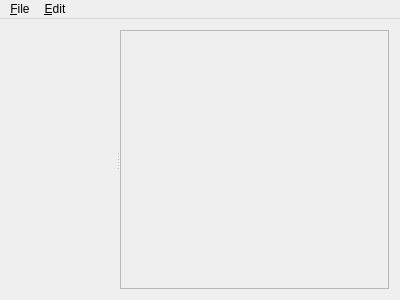
<?xml version="1.0" encoding="UTF-8"?>
<ui version="4.0">
 <class>MainWindow</class>
 <widget class="QMainWindow" name="MainWindow">
  <property name="geometry">
   <rect>
    <x>0</x>
    <y>0</y>
    <width>400</width>
    <height>300</height>
   </rect>
  </property>
  <property name="windowTitle">
   <string>Flow Sketch</string>
  </property>
  <widget class="QWidget" name="centralWidget">
   <layout class="QHBoxLayout" name="horizontalLayout">
    <item>
     <widget class="QSplitter" name="splitter">
      <property name="orientation">
       <enum>Qt::Horizontal</enum>
      </property>
      <property name="opaqueResize">
       <bool>true</bool>
      </property>
      <widget class="flowwidget" name="widget" native="true"/>
      <widget class="QTreeWidget" name="treeWidget">
       <property name="enabled">
        <bool>false</bool>
       </property>
       <property name="sizePolicy">
        <sizepolicy hsizetype="Expanding" vsizetype="Expanding">
         <horstretch>0</horstretch>
         <verstretch>0</verstretch>
        </sizepolicy>
       </property>
       <property name="baseSize">
        <size>
         <width>0</width>
         <height>0</height>
        </size>
       </property>
       <attribute name="headerVisible">
        <bool>false</bool>
       </attribute>
       <column>
        <property name="text">
         <string notr="true">1</string>
        </property>
       </column>
      </widget>
     </widget>
    </item>
   </layout>
  </widget>
  <widget class="QMenuBar" name="menuBar">
   <property name="geometry">
    <rect>
     <x>0</x>
     <y>0</y>
     <width>400</width>
     <height>21</height>
    </rect>
   </property>
   <widget class="QMenu" name="menu_File">
    <property name="title">
     <string>&amp;File</string>
    </property>
    <addaction name="action_Open"/>
    <addaction name="action_Save"/>
    <addaction name="action_Export_SVG"/>
    <addaction name="separator"/>
    <addaction name="action_Exit"/>
   </widget>
   <widget class="QMenu" name="menu_Edit">
    <property name="title">
     <string>&amp;Edit</string>
    </property>
    <addaction name="actionOptions"/>
   </widget>
   <addaction name="menu_File"/>
   <addaction name="menu_Edit"/>
  </widget>
  <action name="action_Open">
   <property name="text">
    <string>&amp;Open...</string>
   </property>
  </action>
  <action name="action_Save">
   <property name="enabled">
    <bool>false</bool>
   </property>
   <property name="text">
    <string>&amp;Save...</string>
   </property>
  </action>
  <action name="action_Exit">
   <property name="text">
    <string>&amp;Exit</string>
   </property>
  </action>
  <action name="action_Export_SVG">
   <property name="text">
    <string>&amp;Export SVG...</string>
   </property>
  </action>
  <action name="actionOptions">
   <property name="enabled">
    <bool>false</bool>
   </property>
   <property name="text">
    <string>Options</string>
   </property>
  </action>
 </widget>
 <layoutdefault spacing="6" margin="11"/>
 <customwidgets>
  <customwidget>
   <class>flowwidget</class>
   <extends>QWidget</extends>
   <header>flowwidget.h</header>
   <container>1</container>
  </customwidget>
 </customwidgets>
 <resources/>
 <connections>
  <connection>
   <sender>action_Exit</sender>
   <signal>triggered()</signal>
   <receiver>MainWindow</receiver>
   <slot>close()</slot>
   <hints>
    <hint type="sourcelabel">
     <x>-1</x>
     <y>-1</y>
    </hint>
    <hint type="destinationlabel">
     <x>199</x>
     <y>149</y>
    </hint>
   </hints>
  </connection>
  <connection>
   <sender>action_Open</sender>
   <signal>triggered()</signal>
   <receiver>MainWindow</receiver>
   <slot>openLoader()</slot>
   <hints>
    <hint type="sourcelabel">
     <x>-1</x>
     <y>-1</y>
    </hint>
    <hint type="destinationlabel">
     <x>199</x>
     <y>149</y>
    </hint>
   </hints>
  </connection>
  <connection>
   <sender>action_Save</sender>
   <signal>triggered()</signal>
   <receiver>MainWindow</receiver>
   <slot>openSaver()</slot>
   <hints>
    <hint type="sourcelabel">
     <x>-1</x>
     <y>-1</y>
    </hint>
    <hint type="destinationlabel">
     <x>199</x>
     <y>149</y>
    </hint>
   </hints>
  </connection>
  <connection>
   <sender>action_Export_SVG</sender>
   <signal>triggered()</signal>
   <receiver>MainWindow</receiver>
   <slot>openExportSaver()</slot>
   <hints>
    <hint type="sourcelabel">
     <x>-1</x>
     <y>-1</y>
    </hint>
    <hint type="destinationlabel">
     <x>199</x>
     <y>149</y>
    </hint>
   </hints>
  </connection>
 </connections>
 <slots>
  <slot>openLoader()</slot>
  <slot>openSaver()</slot>
  <slot>openExportSaver()</slot>
 </slots>
</ui>
